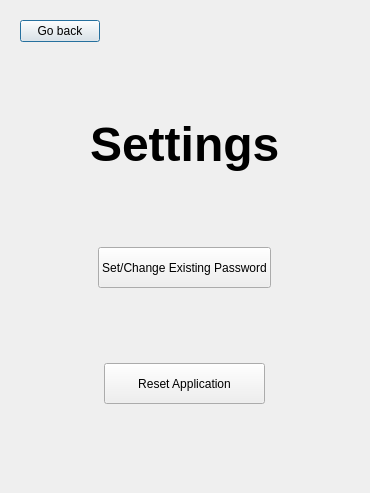
<?xml version="1.0" encoding="UTF-8"?>
<ui version="4.0">
 <class>Dialog</class>
 <widget class="QDialog" name="Dialog">
  <property name="geometry">
   <rect>
    <x>0</x>
    <y>0</y>
    <width>370</width>
    <height>493</height>
   </rect>
  </property>
  <property name="windowTitle">
   <string>Dialog</string>
  </property>
  <property name="styleSheet">
   <string notr="true">QFrame{border:none;}</string>
  </property>
  <layout class="QVBoxLayout" name="verticalLayout">
   <item>
    <widget class="QFrame" name="frame">
     <property name="frameShape">
      <enum>QFrame::StyledPanel</enum>
     </property>
     <property name="frameShadow">
      <enum>QFrame::Raised</enum>
     </property>
     <layout class="QVBoxLayout" name="verticalLayout_3">
      <item>
       <layout class="QVBoxLayout" name="verticalLayout_2">
        <item alignment="Qt::AlignLeft|Qt::AlignTop">
         <widget class="QPushButton" name="pushButton_2">
          <property name="text">
           <string>Go back</string>
          </property>
         </widget>
        </item>
        <item>
         <spacer name="verticalSpacer_5">
          <property name="orientation">
           <enum>Qt::Vertical</enum>
          </property>
          <property name="sizeHint" stdset="0">
           <size>
            <width>20</width>
            <height>40</height>
           </size>
          </property>
         </spacer>
        </item>
        <item alignment="Qt::AlignHCenter|Qt::AlignTop">
         <widget class="QLabel" name="label">
          <property name="font">
           <font>
            <family>Helvetica</family>
            <pointsize>36</pointsize>
            <weight>75</weight>
            <bold>true</bold>
            <underline>false</underline>
           </font>
          </property>
          <property name="text">
           <string>Settings</string>
          </property>
         </widget>
        </item>
        <item>
         <spacer name="verticalSpacer_4">
          <property name="orientation">
           <enum>Qt::Vertical</enum>
          </property>
          <property name="sizeHint" stdset="0">
           <size>
            <width>20</width>
            <height>40</height>
           </size>
          </property>
         </spacer>
        </item>
        <item alignment="Qt::AlignHCenter">
         <widget class="QPushButton" name="password">
          <property name="minimumSize">
           <size>
            <width>161</width>
            <height>41</height>
           </size>
          </property>
          <property name="maximumSize">
           <size>
            <width>300</width>
            <height>100</height>
           </size>
          </property>
          <property name="text">
           <string>Set/Change Existing Password</string>
          </property>
         </widget>
        </item>
        <item>
         <spacer name="verticalSpacer">
          <property name="orientation">
           <enum>Qt::Vertical</enum>
          </property>
          <property name="sizeHint" stdset="0">
           <size>
            <width>20</width>
            <height>40</height>
           </size>
          </property>
         </spacer>
        </item>
        <item alignment="Qt::AlignHCenter">
         <widget class="QPushButton" name="reset">
          <property name="minimumSize">
           <size>
            <width>161</width>
            <height>41</height>
           </size>
          </property>
          <property name="maximumSize">
           <size>
            <width>300</width>
            <height>100</height>
           </size>
          </property>
          <property name="text">
           <string>Reset Application</string>
          </property>
         </widget>
        </item>
        <item>
         <spacer name="verticalSpacer_2">
          <property name="orientation">
           <enum>Qt::Vertical</enum>
          </property>
          <property name="sizeHint" stdset="0">
           <size>
            <width>20</width>
            <height>40</height>
           </size>
          </property>
         </spacer>
        </item>
       </layout>
      </item>
     </layout>
    </widget>
   </item>
  </layout>
 </widget>
 <resources/>
 <connections/>
</ui>
